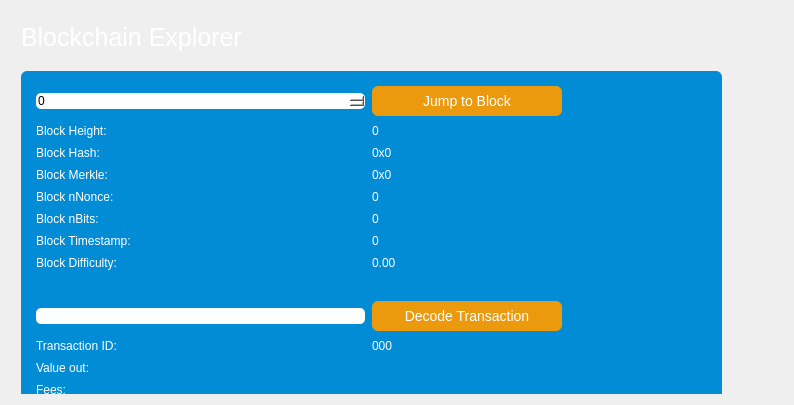
<?xml version="1.0" encoding="UTF-8"?>
<ui version="4.0">
 <class>BlockBrowser</class>
 <widget class="QWidget" name="BlockBrowser">
  <property name="windowModality">
   <enum>Qt::NonModal</enum>
  </property>
  <property name="enabled">
   <bool>true</bool>
  </property>
  <property name="geometry">
   <rect>
    <x>0</x>
    <y>0</y>
    <width>794</width>
    <height>405</height>
   </rect>
  </property>
  <property name="sizePolicy">
   <sizepolicy hsizetype="Preferred" vsizetype="Preferred">
    <horstretch>0</horstretch>
    <verstretch>0</verstretch>
   </sizepolicy>
  </property>
  <property name="minimumSize">
   <size>
    <width>0</width>
    <height>0</height>
   </size>
  </property>
  <property name="acceptDrops">
   <bool>false</bool>
  </property>
  <property name="windowTitle">
   <string>Block Browser</string>
  </property>
  <layout class="QGridLayout">
   <property name="sizeConstraint">
    <enum>QLayout::SetMaximumSize</enum>
   </property>
   <property name="leftMargin">
    <number>21</number>
   </property>
   <property name="topMargin">
    <number>21</number>
   </property>
   <property name="rightMargin">
    <number>10</number>
   </property>
   <item row="1" column="0">
    <widget class="QWidget" name="widget" native="true">
     <widget class="QWidget" name="layoutWidget">
      <property name="geometry">
       <rect>
        <x>0</x>
        <y>0</y>
        <width>699</width>
        <height>32</height>
       </rect>
      </property>
      <layout class="QHBoxLayout" name="horizontalLayout_4">
       <property name="spacing">
        <number>7</number>
       </property>
       <item>
        <widget class="QLabel" name="label_5">
         <property name="font">
          <font>
           <pointsize>-1</pointsize>
          </font>
         </property>
         <property name="styleSheet">
          <string notr="true">font-size: 25px;
color: white;</string>
         </property>
         <property name="text">
          <string>Blockchain Explorer</string>
         </property>
        </widget>
       </item>
       <item>
        <spacer name="horizontalSpacer_2">
         <property name="orientation">
          <enum>Qt::Horizontal</enum>
         </property>
         <property name="sizeHint" stdset="0">
          <size>
           <width>40</width>
           <height>20</height>
          </size>
         </property>
        </spacer>
       </item>
      </layout>
     </widget>
     <widget class="QWidget" name="widget_2" native="true">
      <property name="geometry">
       <rect>
        <x>0</x>
        <y>50</y>
        <width>701</width>
        <height>410</height>
       </rect>
      </property>
      <property name="autoFillBackground">
       <bool>false</bool>
      </property>
      <property name="styleSheet">
       <string notr="true">background-color: #028cd6;
color: white;
opacity: 0.85;
border-radius: 6px;
padding: 0px;</string>
      </property>
      <layout class="QGridLayout" name="gridLayout_3" rowstretch="0,0,0,0,0,0,0,0,0,0,0,0,0,0,0,0,0,0,0,0,0,0" columnstretch="0,0,0">
       <property name="sizeConstraint">
        <enum>QLayout::SetDefaultConstraint</enum>
       </property>
       <property name="leftMargin">
        <number>15</number>
       </property>
       <property name="topMargin">
        <number>15</number>
       </property>
       <property name="bottomMargin">
        <number>0</number>
       </property>
       <property name="horizontalSpacing">
        <number>7</number>
       </property>
       <property name="verticalSpacing">
        <number>8</number>
       </property>
       <item row="16" column="1">
        <widget class="QLabel" name="txID">
         <property name="text">
          <string>000</string>
         </property>
         <property name="textInteractionFlags">
          <set>Qt::LinksAccessibleByMouse|Qt::TextSelectableByMouse</set>
         </property>
        </widget>
       </item>
       <item row="6" column="0">
        <widget class="QLabel" name="heightLabel_2">
         <property name="text">
          <string>Block Height:</string>
         </property>
        </widget>
       </item>
       <item row="12" column="1">
        <widget class="QLabel" name="hardBox">
         <property name="text">
          <string>0.00</string>
         </property>
         <property name="textInteractionFlags">
          <set>Qt::LinksAccessibleByMouse|Qt::TextSelectableByMouse</set>
         </property>
        </widget>
       </item>
       <item row="20" column="1">
        <widget class="QLabel" name="inputBox">
         <property name="text">
          <string/>
         </property>
         <property name="alignment">
          <set>Qt::AlignLeading|Qt::AlignLeft|Qt::AlignTop</set>
         </property>
         <property name="textInteractionFlags">
          <set>Qt::LinksAccessibleByMouse|Qt::TextSelectableByMouse</set>
         </property>
        </widget>
       </item>
       <item row="19" column="1">
        <widget class="QLabel" name="outputBox">
         <property name="text">
          <string/>
         </property>
         <property name="alignment">
          <set>Qt::AlignLeading|Qt::AlignLeft|Qt::AlignTop</set>
         </property>
         <property name="textInteractionFlags">
          <set>Qt::LinksAccessibleByMouse|Qt::TextSelectableByMouse</set>
         </property>
        </widget>
       </item>
       <item row="9" column="0">
        <widget class="QLabel" name="nonceLabel">
         <property name="text">
          <string>Block nNonce:</string>
         </property>
        </widget>
       </item>
       <item row="15" column="1">
        <widget class="QPushButton" name="txButton">
         <property name="minimumSize">
          <size>
           <width>0</width>
           <height>30</height>
          </size>
         </property>
         <property name="styleSheet">
          <string notr="true">font-size: 14px;
color: white;
background-color: #eb9a0d;
border-radius: 6px;</string>
         </property>
         <property name="text">
          <string>Decode Transaction</string>
         </property>
        </widget>
       </item>
       <item row="20" column="0">
        <widget class="QLabel" name="inputLabel">
         <property name="text">
          <string>Inputs:</string>
         </property>
         <property name="alignment">
          <set>Qt::AlignLeading|Qt::AlignLeft|Qt::AlignTop</set>
         </property>
        </widget>
       </item>
       <item row="16" column="0">
        <widget class="QLabel" name="txLabel">
         <property name="text">
          <string>Transaction ID:</string>
         </property>
        </widget>
       </item>
       <item row="2" column="0">
        <widget class="QSpinBox" name="heightBox">
         <property name="sizePolicy">
          <sizepolicy hsizetype="Preferred" vsizetype="Fixed">
           <horstretch>0</horstretch>
           <verstretch>0</verstretch>
          </sizepolicy>
         </property>
         <property name="styleSheet">
          <string notr="true">background: white;
color: black;
border-radius: 5;</string>
         </property>
         <property name="maximum">
          <number>99999999</number>
         </property>
        </widget>
       </item>
       <item row="17" column="1">
        <widget class="QLabel" name="valueBox">
         <property name="text">
          <string/>
         </property>
         <property name="textInteractionFlags">
          <set>Qt::LinksAccessibleByMouse|Qt::TextSelectableByMouse</set>
         </property>
        </widget>
       </item>
       <item row="12" column="0">
        <widget class="QLabel" name="hardLabel">
         <property name="text">
          <string>Block Difficulty:</string>
         </property>
        </widget>
       </item>
       <item row="9" column="1">
        <widget class="QLabel" name="nonceBox">
         <property name="text">
          <string>0</string>
         </property>
         <property name="textInteractionFlags">
          <set>Qt::LinksAccessibleByMouse|Qt::TextSelectableByMouse</set>
         </property>
        </widget>
       </item>
       <item row="17" column="0">
        <widget class="QLabel" name="valueLabel">
         <property name="text">
          <string>Value out:</string>
         </property>
        </widget>
       </item>
       <item row="7" column="0">
        <widget class="QLabel" name="hashLabel">
         <property name="text">
          <string>Block Hash:</string>
         </property>
        </widget>
       </item>
       <item row="2" column="1">
        <widget class="QPushButton" name="blockButton">
         <property name="sizePolicy">
          <sizepolicy hsizetype="Fixed" vsizetype="Fixed">
           <horstretch>0</horstretch>
           <verstretch>0</verstretch>
          </sizepolicy>
         </property>
         <property name="minimumSize">
          <size>
           <width>190</width>
           <height>30</height>
          </size>
         </property>
         <property name="styleSheet">
          <string notr="true">font-size: 14px;
color: white;
background-color: #eb9a0d;
border-radius: 6px;</string>
         </property>
         <property name="text">
          <string>Jump to Block</string>
         </property>
        </widget>
       </item>
       <item row="18" column="0">
        <widget class="QLabel" name="feesLabel">
         <property name="text">
          <string>Fees:</string>
         </property>
        </widget>
       </item>
       <item row="10" column="0">
        <widget class="QLabel" name="bitsLabel">
         <property name="text">
          <string>Block nBits:</string>
         </property>
        </widget>
       </item>
       <item row="18" column="1">
        <widget class="QLabel" name="feesBox">
         <property name="text">
          <string/>
         </property>
         <property name="textInteractionFlags">
          <set>Qt::LinksAccessibleByMouse|Qt::TextSelectableByMouse</set>
         </property>
        </widget>
       </item>
       <item row="11" column="1">
        <widget class="QLabel" name="timeBox">
         <property name="text">
          <string>0</string>
         </property>
         <property name="textInteractionFlags">
          <set>Qt::LinksAccessibleByMouse|Qt::TextSelectableByMouse</set>
         </property>
        </widget>
       </item>
       <item row="10" column="1">
        <widget class="QLabel" name="bitsBox">
         <property name="text">
          <string>0</string>
         </property>
         <property name="textInteractionFlags">
          <set>Qt::LinksAccessibleByMouse|Qt::TextSelectableByMouse</set>
         </property>
        </widget>
       </item>
       <item row="6" column="1">
        <widget class="QLabel" name="heightLabel">
         <property name="text">
          <string>0</string>
         </property>
         <property name="textInteractionFlags">
          <set>Qt::LinksAccessibleByMouse|Qt::TextSelectableByMouse</set>
         </property>
        </widget>
       </item>
       <item row="19" column="0">
        <widget class="QLabel" name="outputLabel">
         <property name="text">
          <string>Outputs:</string>
         </property>
         <property name="alignment">
          <set>Qt::AlignLeading|Qt::AlignLeft|Qt::AlignTop</set>
         </property>
        </widget>
       </item>
       <item row="7" column="1">
        <widget class="QLabel" name="hashBox">
         <property name="enabled">
          <bool>true</bool>
         </property>
         <property name="sizePolicy">
          <sizepolicy hsizetype="Preferred" vsizetype="Preferred">
           <horstretch>0</horstretch>
           <verstretch>0</verstretch>
          </sizepolicy>
         </property>
         <property name="minimumSize">
          <size>
           <width>0</width>
           <height>0</height>
          </size>
         </property>
         <property name="text">
          <string>0x0</string>
         </property>
         <property name="textInteractionFlags">
          <set>Qt::LinksAccessibleByMouse|Qt::TextSelectableByMouse</set>
         </property>
        </widget>
       </item>
       <item row="8" column="1">
        <widget class="QLabel" name="merkleBox">
         <property name="minimumSize">
          <size>
           <width>187</width>
           <height>0</height>
          </size>
         </property>
         <property name="text">
          <string>0x0</string>
         </property>
         <property name="textInteractionFlags">
          <set>Qt::LinksAccessibleByMouse|Qt::TextSelectableByMouse</set>
         </property>
        </widget>
       </item>
       <item row="15" column="0">
        <widget class="QLineEdit" name="txBox">
         <property name="sizePolicy">
          <sizepolicy hsizetype="Preferred" vsizetype="Fixed">
           <horstretch>0</horstretch>
           <verstretch>0</verstretch>
          </sizepolicy>
         </property>
         <property name="styleSheet">
          <string notr="true">background: white;
color: black;
border-radius: 5;</string>
         </property>
         <property name="inputMask">
          <string comment="Transaction id" extracomment="Transaction id"/>
         </property>
         <property name="placeholderText">
          <string comment="Transaction ID" extracomment="Transaction ID"/>
         </property>
        </widget>
       </item>
       <item row="21" column="0">
        <spacer name="verticalSpacer">
         <property name="orientation">
          <enum>Qt::Vertical</enum>
         </property>
         <property name="sizeHint" stdset="0">
          <size>
           <width>20</width>
           <height>40</height>
          </size>
         </property>
        </spacer>
       </item>
       <item row="8" column="0">
        <widget class="QLabel" name="merkleLabel">
         <property name="text">
          <string>Block Merkle:</string>
         </property>
        </widget>
       </item>
       <item row="14" column="0">
        <spacer name="verticalSpacer_2">
         <property name="orientation">
          <enum>Qt::Vertical</enum>
         </property>
         <property name="sizeHint" stdset="0">
          <size>
           <width>20</width>
           <height>20</height>
          </size>
         </property>
        </spacer>
       </item>
       <item row="11" column="0">
        <widget class="QLabel" name="timeLabel">
         <property name="text">
          <string>Block Timestamp:</string>
         </property>
        </widget>
       </item>
       <item row="2" column="2">
        <spacer name="horizontalSpacer">
         <property name="orientation">
          <enum>Qt::Horizontal</enum>
         </property>
         <property name="sizeType">
          <enum>QSizePolicy::Fixed</enum>
         </property>
         <property name="sizeHint" stdset="0">
          <size>
           <width>160</width>
           <height>20</height>
          </size>
         </property>
        </spacer>
       </item>
      </layout>
     </widget>
    </widget>
   </item>
  </layout>
 </widget>
 <resources/>
 <connections/>
</ui>
